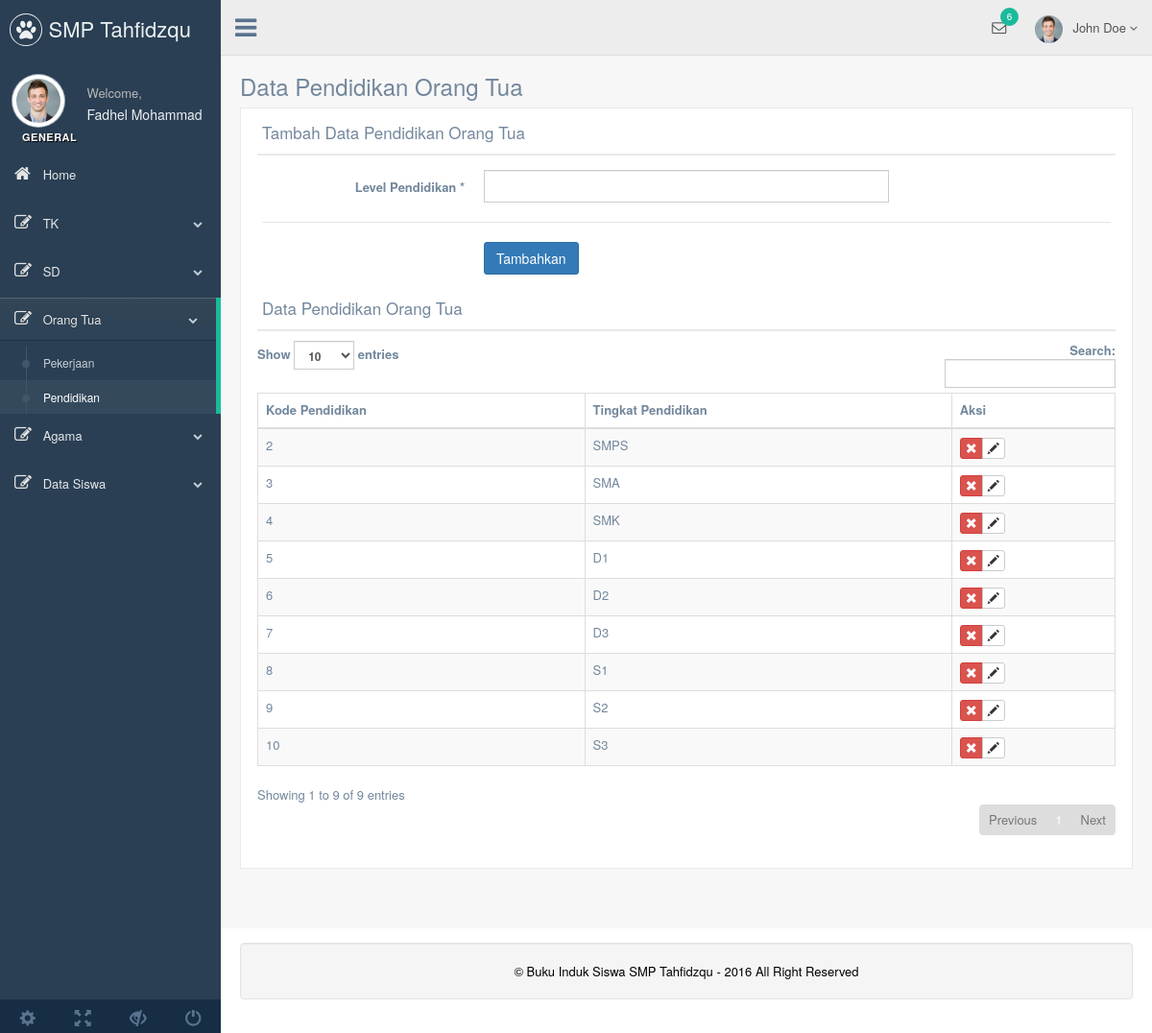
The app's page /contoh/pengurus/dataedu.php with its own data.
### tables this page shows
CREATE TABLE `tedu` (
  `id_edu` int(2) NOT NULL,
  `level_edu` text NOT NULL
);

### contoh/pengurus/dataedu.php (the view, shortened to what this page needs)
<?php require_once('../Connections/koneksi.php'); ?>
<?php
$editFormAction = $_SERVER['PHP_SELF'];
if (isset($_SERVER['QUERY_STRING'])) {
  $editFormAction .= "?" . htmlentities($_SERVER['QUERY_STRING']);
}
$maxRows_tampil = 10;
$pageNum_tampil = 0;
$startRow_tampil = $pageNum_tampil * $maxRows_tampil;
$query_tampil = "SELECT * FROM tedu";
$query_limit_tampil = sprintf("%s LIMIT %d, %d", $query_tampil, $startRow_tampil, $maxRows_tampil);
$tampil = mysql_query($query_limit_tampil, $koneksi) or die(mysql_error());
$row_tampil = mysql_fetch_assoc($tampil);
?>
<?php include("header.php"); ?>
  <body class="nav-md">
    <div class="container body">
      <div class="main_container">
        <?php include("sidebar.php"); ?>
        <?php include("top.php"); ?>
        <div class="right_col" role="main">
          <div class="">
            <div class="page-title">
              <div class="title_left">
                <h3>Data Pendidikan Orang Tua</h3>
              </div>
            </div>
            <div class="clearfix"></div>
            <div class="row">
              <div class="col-md-12 col-sm-12 col-xs-12">
                <div class="x_panel">
                  <div class="x_title">
                    <h2>Tambah Data Pendidikan Orang Tua</h2>
                    <div class="clearfix"></div>
                  </div>
                  <div class="x_content">
                    <form class="form-horizontal form-label-left" novalidate action="<?php echo $editFormAction; ?>" method="post" name="form1" id="form1">
                      <div class="item form-group">
                        <label class="control-label col-md-3 col-sm-3 col-xs-12" for="email">Level Pendidikan <span class="required">*</span>
                        </label>
                        <div class="col-md-6 col-sm-6 col-xs-12">
                          <input type="text" id="level_edu" name="level_edu" required="required" class="form-control col-md-7 col-xs-12">
                        </div>
                      </div>
                      <div class="ln_solid"></div>
                      <div class="form-group">
                        <div class="col-md-6 col-md-offset-3">
							<input type="submit" value="Tambahkan" class="btn btn-primary" />
                        </div>
                      </div>
                    </form>
                  </div>
                  <div class="x_title">
                    <h2>Data Pendidikan Orang Tua</h2>
                    <div class="clearfix"></div>
                  </div>
                    <table id="datatable" class="table table-striped table-bordered">
                      <thead>
                        <tr>
                          <th>Kode Pendidikan</th>
                          <th>Tingkat Pendidikan</th>
                          <th>Aksi</th>
                        </tr>
                      </thead>
                      <tbody>
						<?php do { ?>
						  <tr>
							<td><?php echo $row_tampil['id_edu']; ?></td>
							<td><?php echo $row_tampil['level_edu']; ?></td>
							<td>
							<div class='btn-group'>
								  <a href="hapusedu.php?id_edu=<?php echo $row_tampil['id_edu']; ?>" class="btn btn-danger btn-xs glyphicon glyphicon-remove tipsy-kiri-atas" title="Hapus Data Ini"><i class="icon-remove icon-white"></i></a>
								  <a href="formeditedu.php?id_edu=<?php echo $row_tampil['id_edu']; ?>" class="btn btn-default btn-xs glyphicon glyphicon-pencil tipsy-kiri-atas" title='Edit Data ini'> <i class="icon-edit icon-white"></i> </a></div>
							</td>
						  </tr>
						  <?php } while ($row_tampil = mysql_fetch_assoc($tampil)); ?>
                      </tbody>
                    </table>
                </div>
              </div>
            </div>
          </div>
        </div>
    </div>
    </div>
    <?php include("../library/inc/footer.php") ?>

### records on screen
tedu: id_edu "2", level_edu "SMPS"
tedu: id_edu "3", level_edu "SMA"
tedu: id_edu "4", level_edu "SMK"
tedu: id_edu "5", level_edu "D1"
tedu: id_edu "6", level_edu "D2"
tedu: id_edu "7", level_edu "D3"
tedu: id_edu "8", level_edu "S1"
tedu: id_edu "9", level_edu "S2"
tedu: id_edu "10", level_edu "S3"
